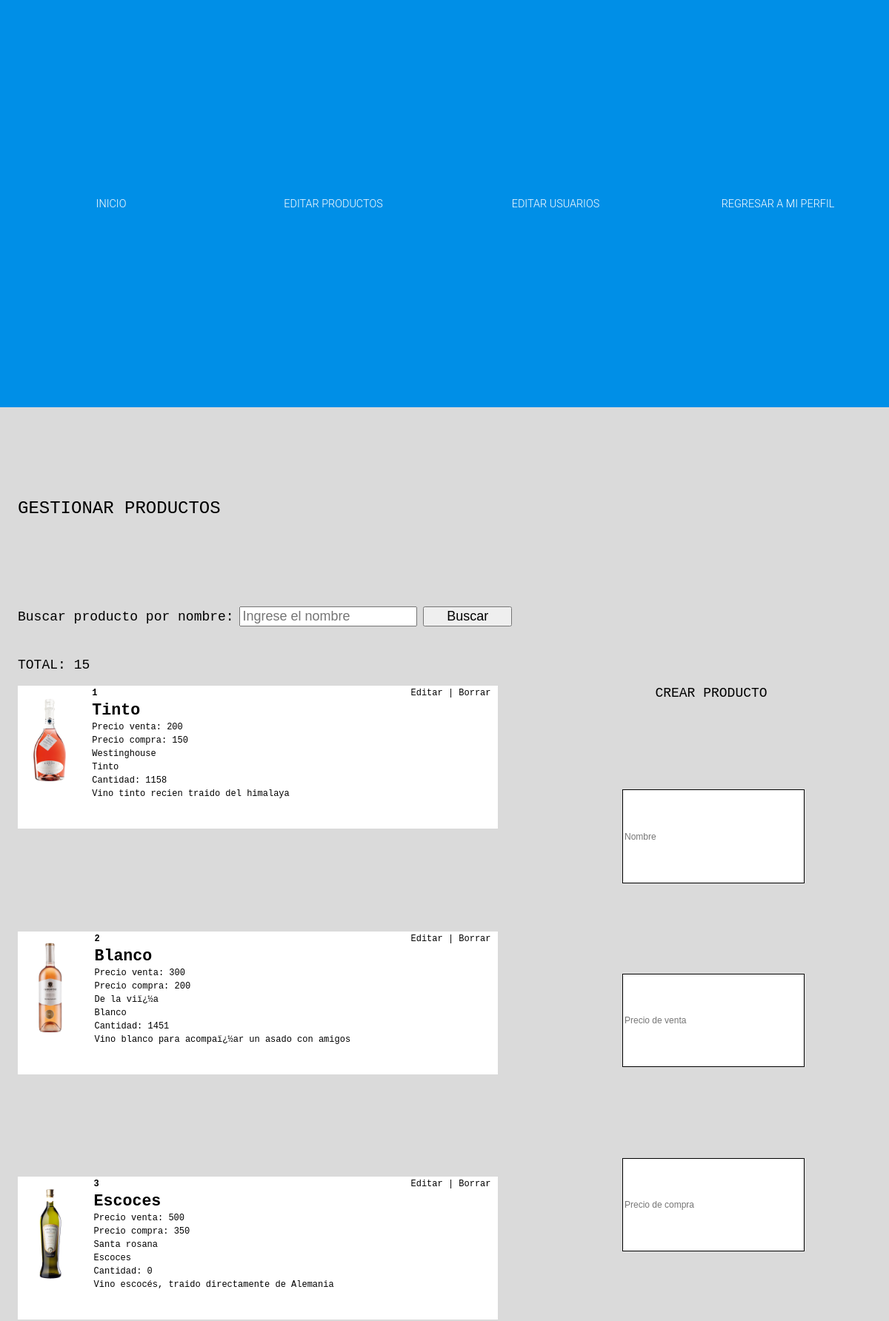
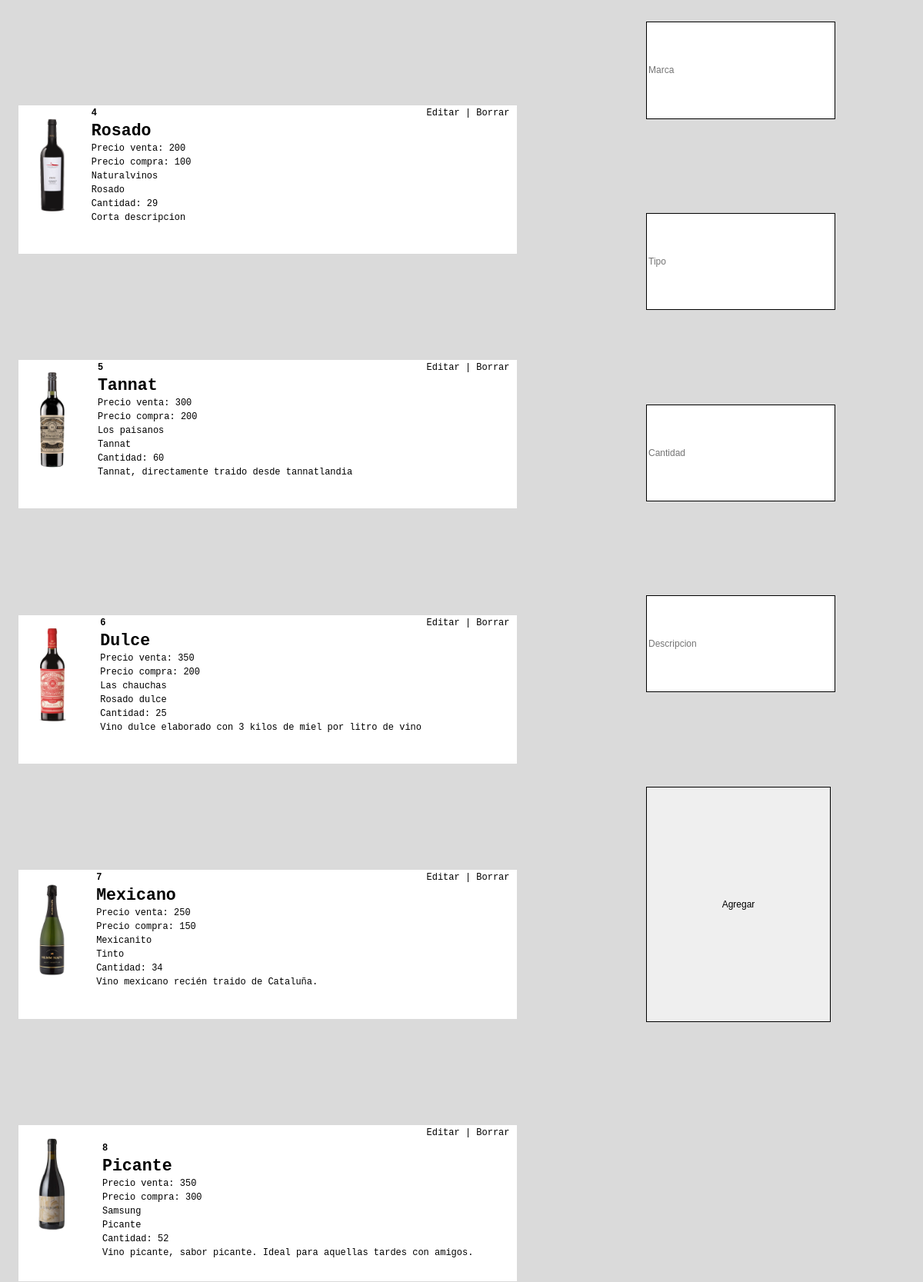
/panel/producto (signed in, upper part), run on the app's committed database (2 pictures, top to bottom).
### tables this page shows
CREATE TABLE `PRODUCTOS` (
  `pid` int(11) NOT NULL,
  `nombre` varchar(60) NOT NULL,
  `precio_venta` int(7) NOT NULL,
  `precio_compra` int(7) NOT NULL,
  `marca` varchar(32) NOT NULL,
  `tipo` varchar(24) DEFAULT NULL,
  `cantidad` int(11) NOT NULL,
  `img` varchar(60) NOT NULL,
  `descrip` varchar(100) NOT NULL
);

### libs/view.php (called while the page is built, shortened)
<?php
class View
{
    public function render($nombre)
    {
        require 'views/' . $nombre . '.php';
    }
}

### controllers/Panel_Controller.php (called while the page is built, shortened)
<?php
class Panel_Controller extends controller
{
    public function producto()
    {
        $this->view->render('login/panel/editarproducto');
    }
}

### index.php (called while the page is built, shortened)
<?php
require 'libs/view.php';
$app = new App();

### views/login/panel/editarproducto.php (the view, shortened to what this page needs)
<?php
require 'libs/connect.php';
if (isset($_SESSION['uid'])) {
    $records = $conn->prepare('SELECT * FROM USUARIOS WHERE uid = :id');
    $records->bindParam(':id', $_SESSION['uid']);
    $records->execute();
    $results = $records->fetch(PDO::FETCH_ASSOC);
    $user = null;
    if (count($results) > 0) {
      $user = $results;
    }
  $records = $conn->prepare('SELECT * FROM USUARIOS_Rangos WHERE rid = :id');
  $records->bindParam(':id', $user['rango']);
  $records->execute();
  $results = $records->fetch(PDO::FETCH_ASSOC);
  if (count($results) > 0) {
    $rango = $results;
  }
}
else {
    header("Location: ../login");
    echo "Acceso denegado";
    die();
}
?>
<!DOCTYPE html>
<html lang="en">
<head>
  <link rel="stylesheet" href="../public/css/login/panelproducto.css">
</head>
<body>
<nav class="noselect">
  <ul class="main-menu" id="main-menu">
    <li><a href="<?php echo constant('URL'); ?>">INICIO</a></li>
    <li><a href="<?php echo constant('URL'); ?>panel/producto">EDITAR PRODUCTOS</a></li>
    <li><a href="<?php echo constant('URL'); ?>panel/editar">EDITAR USUARIOS</a></li>
    <li><a href="<?php echo constant('URL'); ?>perfil?uid=<?php echo $_SESSION['uid'] ?>">REGRESAR A MI PERFIL</a></li>
  </ul>
</nav>
<h1 id="gestionarh1">GESTIONAR PRODUCTOS</h1>
<?php
    $records = $conn->prepare('SELECT COUNT(pid) FROM PRODUCTOS;');
    $records->execute();
    $results = $records->fetch(PDO::FETCH_ASSOC);
    $cantidad = null;
    if (count($results) > 0) {
        $cantidad = $results;
    }
    ?>
<form action="producto" method="POST">
<label for="nombre">Buscar producto por nombre:</label><br>
<input name="nombre" type="text" placeholder="Ingrese el nombre" id="inputnombre">
<input type="submit" value="Buscar" id="inputbuscar">
</form>
<p id="total">TOTAL: <?php echo $cantidad['COUNT(pid)'] ?></p>
<section id="main">
<?php
if($_POST['nombre'] != ""){
  $buscStr = $_POST['nombre'];
  $buscStr = trim($buscStr);
  $buscStr = strtolower($buscStr);
  $data = $conn->query("SELECT * FROM PRODUCTOS WHERE nombre LIKE '%$buscStr%'");
}
else{
  $data = $conn->query("SELECT * FROM PRODUCTOS")->fetchAll();
}
  foreach ($data as $row){
    ?>
    <div class="productos">
    <img src="../<?php echo $row['img']; ?>" />
    <table class="options">
      <tr>
        <td><a href="editarproducto?pid=<?php echo $row['pid']; ?>">Editar</a> | <a
        href="producto?borrar=<?php echo $row['pid']; ?>" onclick="return Confirmar (this.form)">Borrar</a>
      </tr>
    </table>
    <table>
      <tr>
        <td class="id"><?php echo $row['pid']; ?></td></tr>
        <tr><td class="nombre"><?php echo $row['nombre']; ?></td></tr>
        <tr><td class="precio_venta">Precio venta: <?php echo $row['precio_venta']; ?></td></tr>
        <tr><td class="precio_compra">Precio compra: <?php echo $row['precio_compra']; ?></td></tr>
        <tr><td class="marca"><?php echo $row['marca']; ?></td></tr>
        <tr><td class="tipo"><?php echo $row['tipo']; ?></td></tr>
        <tr><td class="cantidad">Cantidad: <?php echo $row['cantidad']; ?></td></tr>
        <tr><td class="descrip"><?php echo $row['descrip']; ?></td></tr>
    </table>
    </div>
      <?php }
?>
</section>
<div class="crear">
<h1 id="crearh1">CREAR PRODUCTO</h1>
  <form action="producto" method="POST">
    <input name="nombre" type="text" placeholder="Nombre">
    <input name="precio_venta" type="text" placeholder="Precio de venta">
    <input name="precio_compra" type="text" placeholder="Precio de compra">
    <input name="marca" type="text" placeholder="Marca">
    <input name="tipo" type="text" placeholder="Tipo">
    <input name="cantidad" type="text" placeholder="Cantidad">
    <input name="descrip" type="text" placeholder="Descripcion">
    <input type="submit" value="Agregar">
  </form>
</div>
</body>
</html>

### public/css/login/panelproducto.css (style rules this page uses)
body { margin: 0; padding: 0; background: #dadada; font-family: monospace; height: 150vh; }
a { text-decoration: none; color: white; }
nav { background: #008fe7; width: 100%; height: 9vh; }
img { max-width: 100%; }
.main-menu { width: 100%; height: 9vh; display: flex; flex-direction: column; flex-wrap: nowrap; align-items: center; margin: 0; padding: 0; visibility: hidden; }
@media all and (min-width: 768px) { .main-menu { flex-direction: row; visibility: visible; } }
@media all and (min-width: 768px) { .main-menu li { background: none !important; padding: 0.5em !important; font-weight: 300 !important; font-size: 1.2vw !important; } }
.main-menu li { background: rgba(0, 0, 0, 0.9); width: 100%; padding: 2.3em 0; text-align: center; float: left; margin: 0; list-style: none; color: black; font-family: "Roboto", sans-serif; font-weight: 900; font-size: 3vw; }
#main { float: left; display: grid; position: relative; grid-template-columns: repeat(auto-fit, minmax(150px, 1fr)); gap: 16px; width: 60%; height: 80vh; overflow-y: scroll; }
#gestionarh1 { display: grid; grid-column: 1; margin: 2vh 2vw; height: 1em; width: 50%; font-size: 2vw; color: black; font-weight: 500; }
.productos { grid-column: 1; float: left; margin: 0 2vw; width: 90%; height: auto; background: white; margin-bottom: 2vh; }
#total { font-size: 1.5vw; margin-left: 2vw; }
form label { font-size: 1.5vw; margin-left: 2vw; }
#inputnombre { font-size: 1.5vw; }
#inputbuscar { font-size: 1.5vw; width: 10vw; margin-bottom: 2vw; }
.productos img { float: left; margin: 0.2% 0.2%; padding: 1vw; width: 5vw; height: auto; }
.productos .id { float: left; margin-left: 4%; font-size: 1vw; font-weight: 900; }
.productos .nombre { float: left; margin-left: 4%; font-size: 1.8vw; white-space: nowrap; font-weight: 900; }
.productos .precio_venta { float: left; margin-left: 4%; font-size: 1vw; white-space: nowrap; }
.productos .precio_compra { float: left; margin-left: 4%; font-size: 1vw; white-space: nowrap; }
.productos .marca { float: left; margin-left: 4%; font-size: 1vw; white-space: nowrap; }
.productos .tipo { float: left; margin-left: 4%; font-size: 1vw; white-space: nowrap; }
.productos .cantidad { float: left; margin-left: 4%; font-size: 1vw; white-space: nowrap; }
.productos .descrip { float: left; margin-left: 4%; font-size: 1vw; white-space: nowrap; }
.options { float: right; margin-right: 1%; font-size: 1vw; white-space: nowrap; }
.options a { color: black !important; }
.crear { margin: 0 auto; width: 20%; display: flex; flex-direction: column; align-items: center; }
#crearh1 { margin: 0 auto; height: 1em; font-size: 1.5vw; color: black; font-weight: 500; }
.crear form { display: block; margin: 0 auto; }
.crear input { width: 100%; height: 2vh; font-size: 1vw; margin-top: 2vh; border: 0.1vw solid black; }
.crear input[type="submit"] { width: 100%; height: 5vh; font-size: 1vw; margin-top: 2vh; }

### data on the page
productos: img (picture), pid "1", nombre "Tinto", precio_venta "200", precio_compra "150", marca "Westinghouse", tipo "Tinto", cantidad "1158", descrip "Vino tinto recien traido del himalaya"
productos: img (picture), pid "2", nombre "Blanco", precio_venta "300", precio_compra "200", marca "De la viï¿½a", tipo "Blanco", cantidad "1451", descrip "Vino blanco para acompaï¿½ar un asado con amigos"
productos: img (picture), pid "3", nombre "Escoces", precio_venta "500", precio_compra "350", marca "Santa rosana", tipo "Escoces", cantidad "0", descrip "Vino escocés, traido directamente de Alemania"
productos: img (picture), pid "4", nombre "Rosado", precio_venta "200", precio_compra "100", marca "Naturalvinos", tipo "Rosado", cantidad "29", descrip "Corta descripcion"
productos: img (picture), pid "5", nombre "Tannat", precio_venta "300", precio_compra "200", marca "Los paisanos", tipo "Tannat", cantidad "60", descrip "Tannat, directamente traido desde tannatlandia"
productos: img (picture), pid "6", nombre "Dulce", precio_venta "350", precio_compra "200", marca "Las chauchas", tipo "Rosado dulce", cantidad "25", descrip "Vino dulce elaborado con 3 kilos de miel por litro de vino"
productos: img (picture), pid "7", nombre "Mexicano", precio_venta "250", precio_compra "150", marca "Mexicanito", tipo "Tinto", cantidad "34", descrip "Vino mexicano recién traido de Cataluña."
productos: img (picture), pid "8", nombre "Picante", precio_venta "350", precio_compra "300", marca "Samsung", tipo "Picante", cantidad "52", descrip "Vino picante, sabor picante. Ideal para aquellas tardes con amigos."

### other printed values
$cantidad['COUNT(pid)'] "15"
